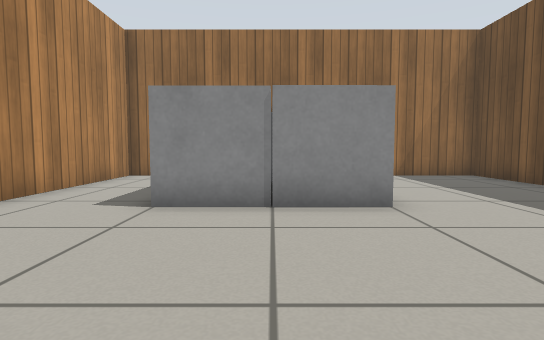
[1] (above)

24 first-person views from a walk through a Gazebo world. The camera is 0.5 m above the floor, tilts 4° down and sees 80° across. The floor is counted in squares, 0.5 m on a side. Each view is taken from the middle of a square. On the plan, view 1 faces up. The plan holds only what a view shows up to about 12 squares ahead; the rest is blank. Simple patterns stand in for the simulator's built-in surfaces.

[2]
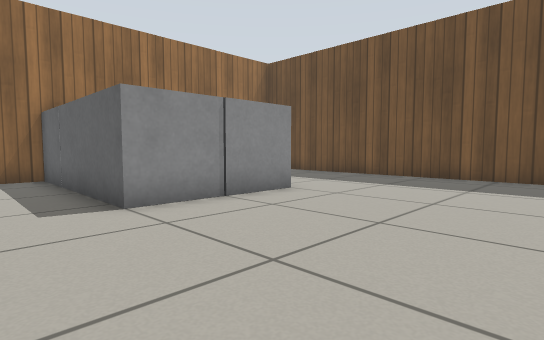

[3]
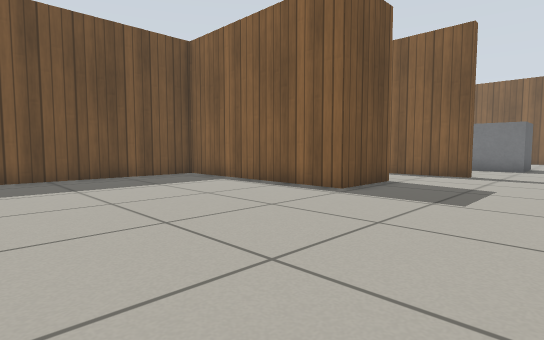

[4]
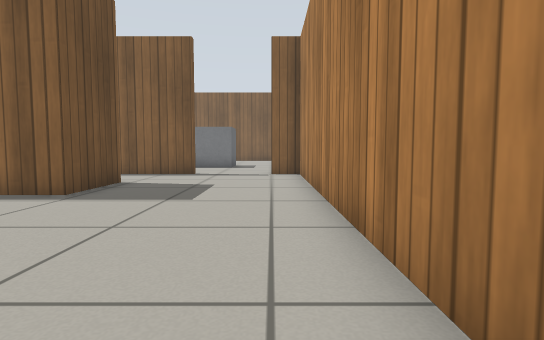

[5]
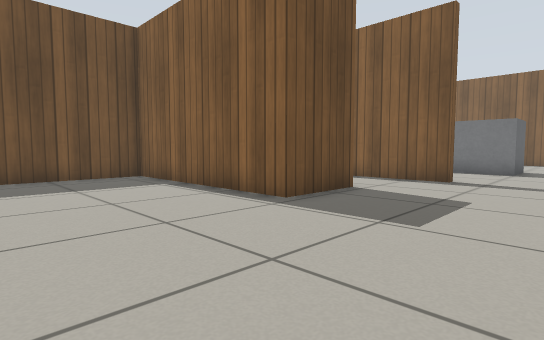

[6]
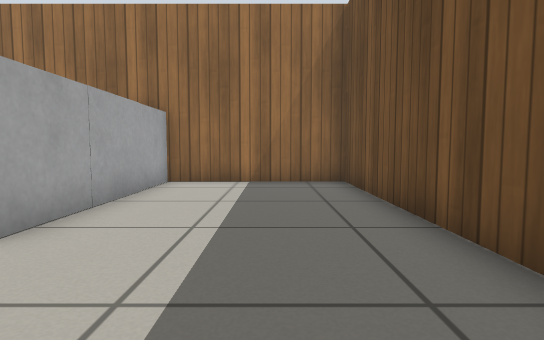

[7]
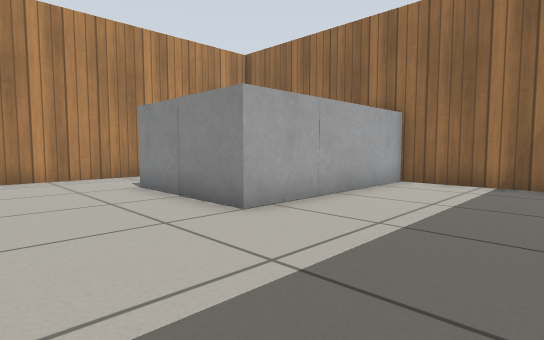

[8]
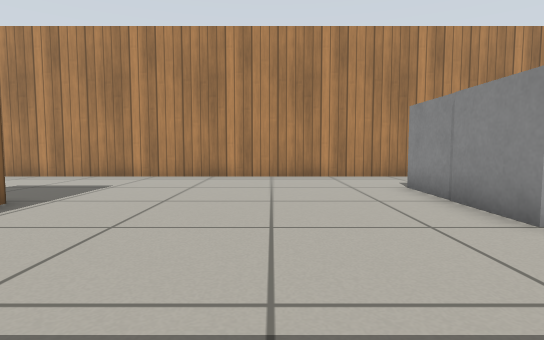

[9]
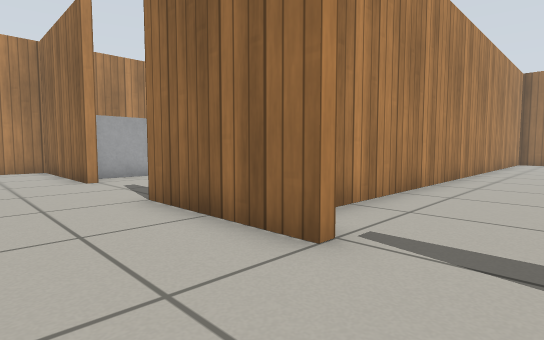

[10]
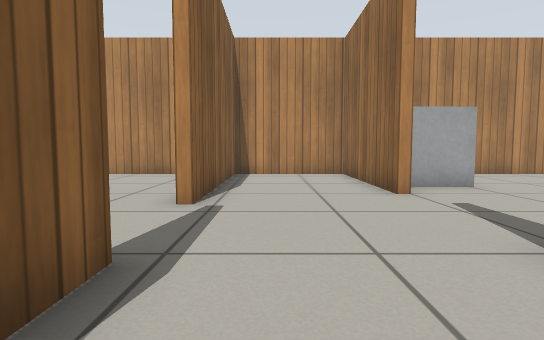

[11]
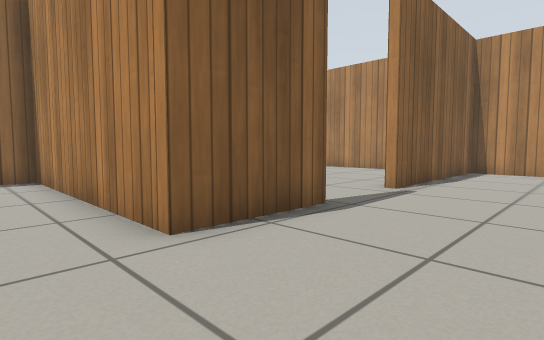

[12]
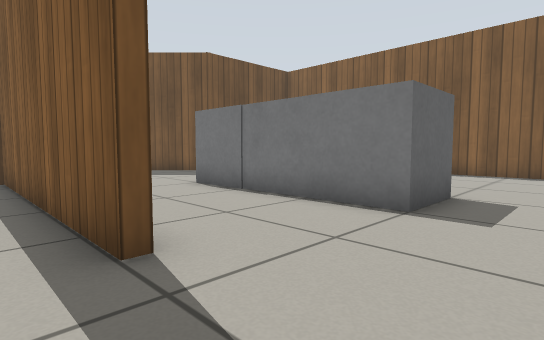

[13]
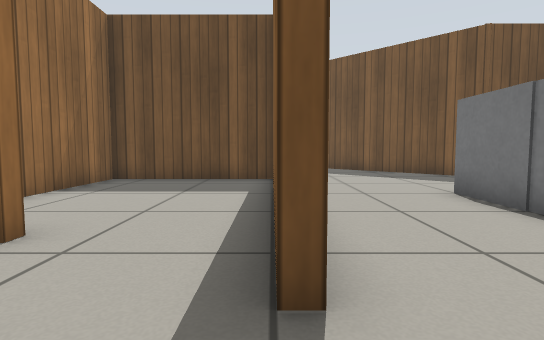

[14]
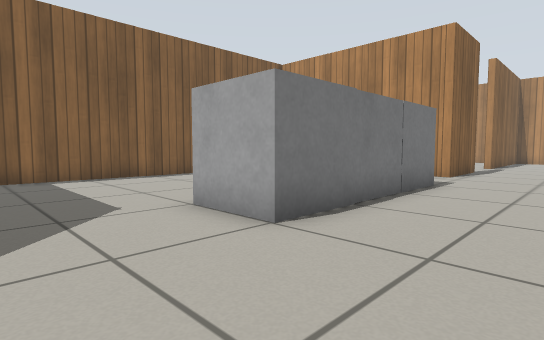

[15]
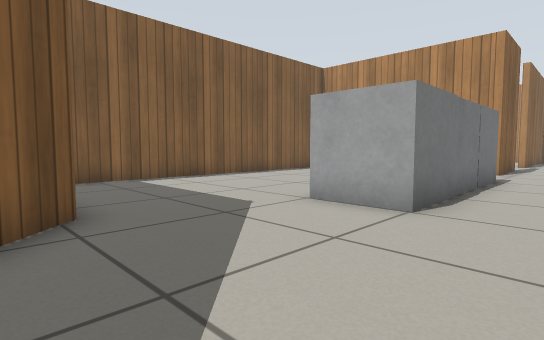

[16]
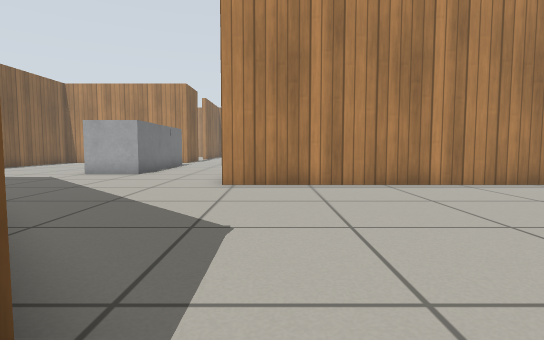

[17]
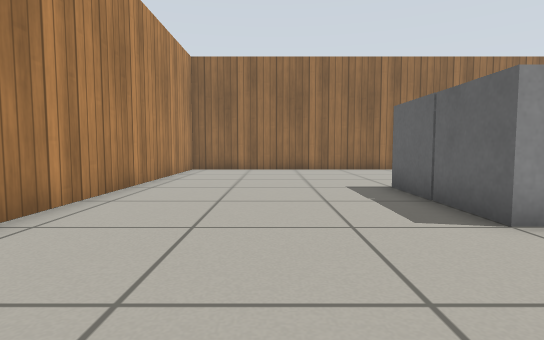

[18]
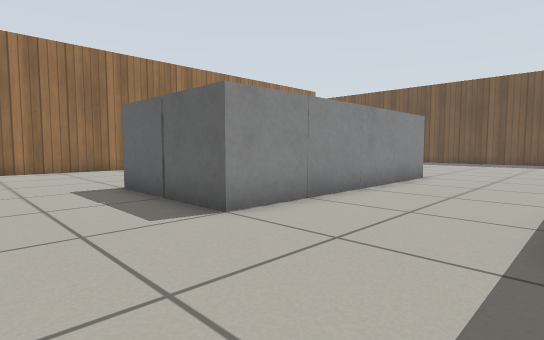

[19]
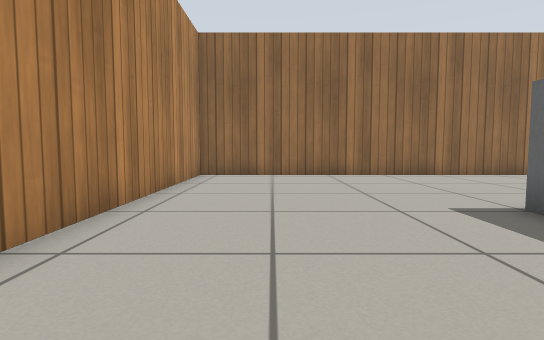

[20]
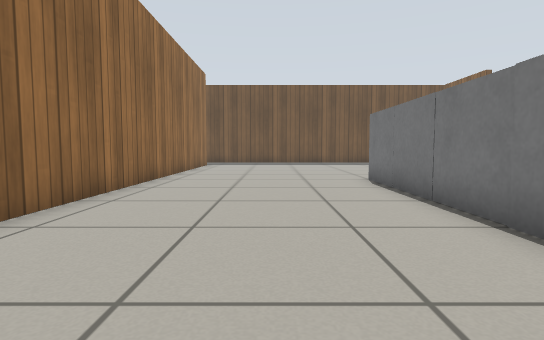

[21]
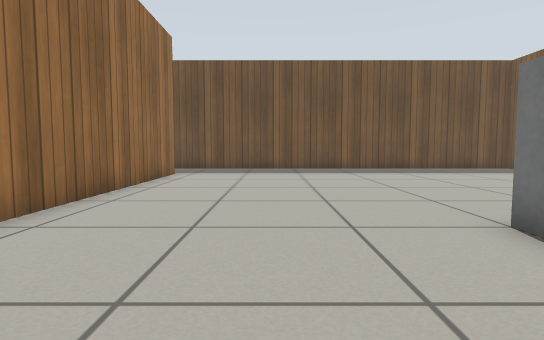

[22]
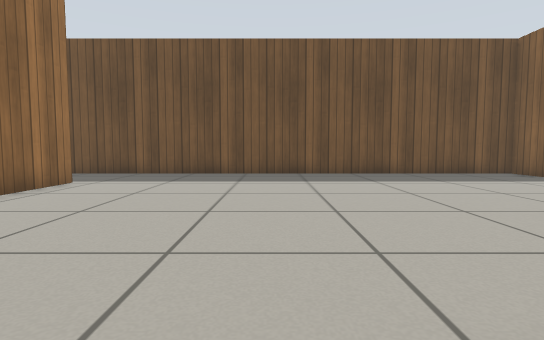

[23]
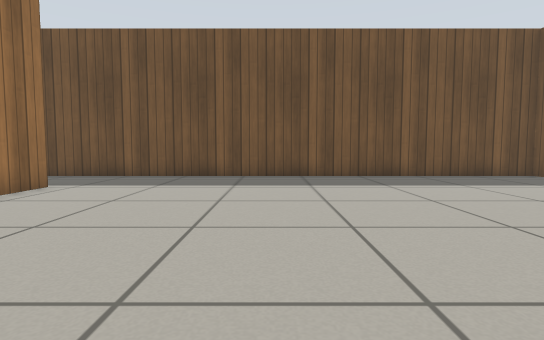

[24]
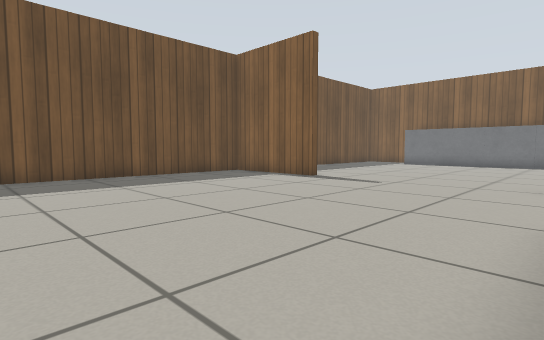

### Floor plan
Points are (right, up) in squares from view 1. A wall is a line through its corners. A room is listed if a view was taken in it or the views show most of it. See-through windows are left out.
Room 1 (views 1, 2, 3, 4, 5, 6, 7, 8, 12, 13)
walls: (0.3, -5.3) (0.3, -2.7) (7.1, -2.7) (7.1, 11.4) (2.4, 11.4); (-2.4, 11.4) (-5, 11.4) (-5, -8) (-4, -8); (-1.1, -8) (1.4, -8)
ways out: opening at (-2.5, -8) to room 2; opening at (0.5, -6.5) to room 4
objects: grey box (-2, 5) to (-1, 7); grey box (-2, 8) to (-1, 9); grey box (-2, 10) to (-1, 11); grey box (0, 5) to (2, 7); grey box (0, 10) to (2, 11); grey box (2, 8) to (2, 9)
Room 2 (views 9, 10, 11, 14)
walls: (-3.9, -8.3) (-8, -8.3); (-7.8, -12.4) (-4.7, -12.4) (-4.7, -20) (6.6, -20); (7.8, -17) (7.8, -15) (9.2, -13.6); (-11.9, -8.3) (-17.1, -8.3) (-17.1, -12.4) (-10.6, -12.4)
ways out: opening at (-2.5, -8) to room 1; opening at (8.8, -10.5) to room 3; opening at (-9.5, -8); opening at (-9, -12.5)
objects: grey box (-2, -14) to (-1, -12); grey box (0, -12) to (1, -12); grey box (2, -14) to (4, -12)
Room 3 (views 15, 16, 17, 18, 19, 20, 21, 22, 23, 24)
walls: (29.1, -8.5) (29.1, -8) (30.2, -8); (31.8, -8) (33.3, -8) (33.3, 6.4); (30.2, 6.6) (7.4, 6.6) (7.4, -8.4)
ways out: opening at (8.8, -10.5) to room 2; opening at (31.5, 7)
objects: grey box (14, -4) to (15, -2); grey box (14, -1) to (15, 0); grey box (16, -4) to (17, -4); grey box (16, -1) to (17, 0); grey box (18, -4) to (19, -4); grey box (18, -1) to (19, 0); grey box (20, -4) to (22, -4); grey box (20, 0) to (22, 0)
Room 4 (no view inside)
walls: (1.4, -8) (7.1, -8) (7.1, -3) (3.4, -3)
ways out: opening at (0.5, -6.5) to room 1

Where each view was taken, in squares from view 1:
view 1: 0 up, 0 right, facing up
view 2: 0 up, 4 left, facing up-right
view 3: 4 up, 4 left, facing down-right
view 4: 4 up, 4 left, facing down
view 5: 2 up, 4 left, facing down-right
view 6: 2 up, 5 right, facing up
view 7: 2 up, 6 right, facing up-left
view 8: 2 up, 6 right, facing left
view 9: 11 down, 2 left, facing up-left
view 10: 11 down, 5 left, facing left
view 11: 9 down, 3 left, facing down-left
view 12: 7 down, 4 left, facing down-right
view 13: 8 down, 3 left, facing right
view 14: 9 down, 7 right, facing down-left
view 15: 10 down, 9 right, facing down-left
view 16: 7 down, 16 right, facing left
view 17: 8 down, 11 right, facing up
view 18: 8 down, 11 right, facing up-right
view 19: 5 down, 10 right, facing up
view 20: 3 up, 12 right, facing right
view 21: 3 up, 18 right, facing right
view 22: 1 up, 21 right, facing right
view 23: 1 up, 22 right, facing right
view 24: 1 up, 22 right, facing down-right
